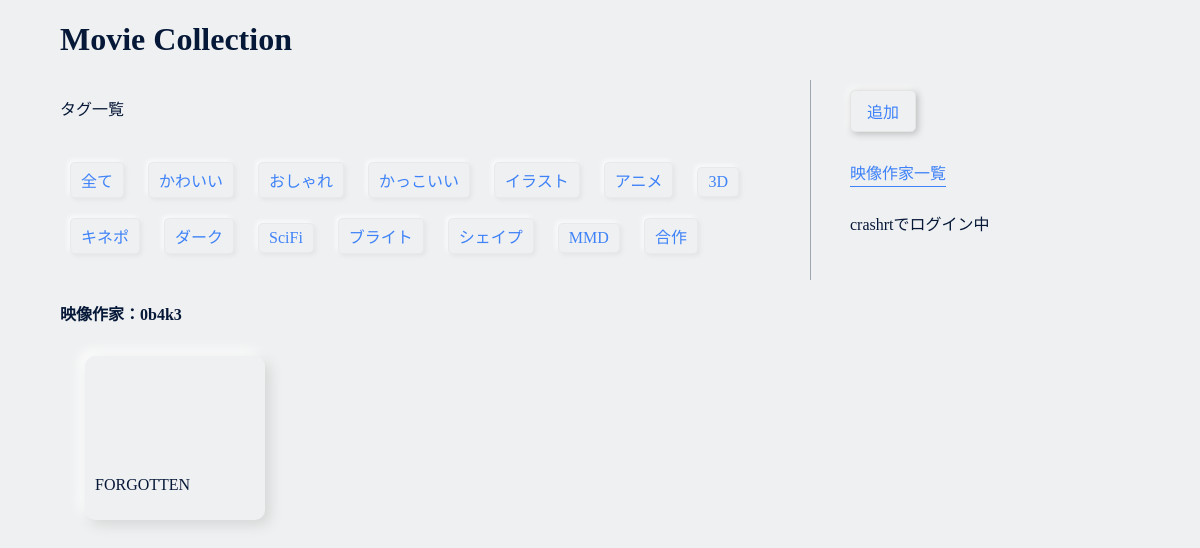
The app's page /list/creator=0b4k3 (signed in) with its own data.
### collection/models.py (models this page shows, shortened)
class collection(models.Model):
    title = models.CharField(max_length=200)
    link = models.TextField(null=True, blank=True)
    creator = models.CharField(max_length=100, null=True, blank=True)
    discription = models.TextField(null=True, blank=True)
    tags = TaggableManager(blank=True)
    add_by = models.CharField(max_length=100)

### collection/views.py (the view)
# urls.py: path('list/creator=<str:creator>', views.creator_works, name='works'),
@login_required
def creator_works(request, creator):
    works = collection.objects.filter(creator__icontains=creator).distinct()
    taglist = Tag.objects.all()
    context = {
        'movie_list':works,
        'taglist':taglist,
        'creator':creator,
    }
    return render(request, 'collection/index.html', context)

### collection/templates/collection/index.html (shortened to what this page needs)
{% extends 'collection/base.html' %}
{% load static %}
{% block header %}
<link rel="stylesheet" href="{% static 'css/list.css' %}" type="text/css">
{% endblock header %}
{% block content %}
<header class="header">
    <h1>Movie Collection</h1>
    {% if taglist %}
    <div class="taglist">
        <p class="taglist">タグ一覧</p>
        <div class="taglistContainer">
            <ul>
                <a class="taglist" href={% url 'index' %}>
                    <li class="taglist">
                        全て
                    </li>
                {% for tag in taglist %}
                <a class="taglist" href={% url 'taglist' tag.name %}>
                    <li class="taglist">
                        {{ tag.name }}
                    </li>
                </a>
                {% endfor %}
            </ul>
        </div>
    </div>
    {% endif %}
    <div class="headerR">
        <div class="button">
            <a href="{% url 'add' %}">
                <button>追加</button>
            </a>
        </div>
        <a href="{% url 'creators' %}">
            <div class="CreatorsLink">
                <p class="CreatorsLink">映像作家一覧</p>
            </div>
        </a>
        {% if user.is_authenticated %}
        <p>{{ user.get_username }}でログイン中</p>
        {% else %}
        <p>ログインしていません</p>
        {% endif %}
    </div>
</header>
{% if creator %}
<h4>映像作家：{{ creator }}</h4>
{% endif %}
{% if movie_list %}
<div class="MovieList">
    {% for movie in movie_list %}
    <a href="{% url 'detail' movie.id %}">
        <div class="MovieCard">
            {{ movie.link|safe }}
            <p>{{ movie.title }}</p>
        </div>
    </a>
    {% endfor %}
</div>
{% else %}
<p>No movies are available.</p>
{% endif %}
{% endblock content %}

### static/css/style.css (style rules this page uses)
body { width: 1080px; background-color: #eff0f1; margin: 0 auto; padding: 0 20px; }
* { color: #061838; }
a { color: #3e82f8; text-decoration: none; }
button { appearance: none; border-radius: 5px; background: #eff0f1; color: #3e82f8; padding: 8px 16px; font-size: 16px; border: #e5e5e6 solid 1px; box-shadow: 2px 2px 7px #b9bbbb, -2px -2px 7px #ffffff; cursor: pointer; }
.button { display: block; margin: 10px 100px 10px auto; }
div.button { margin-bottom: 20px; }
div.CreatorsLink { display: inline-block; padding: 8px 0; font-size: 16px; cursor: pointer; }
p.CreatorsLink { margin: 0; padding-bottom: 2px; border-bottom: solid 1px #3e82f8; color: #3e82f8; }
header { margin-bottom: 20px; }
header::after { content: ""; display: block; clear: both; }
li.taglist { list-style-type: none; display: inline-block; text-align: center; padding: 5px 10px; margin: 10px; font-size: 16px; border-radius: 5px; border: #d7dbdf5b 1px solid; background: #eff0f1; color: #3e82f8; box-shadow: 2px 2px 4px #e3e4e5, -2px -2px 4px #fbfcfd; }
a.taglist { color: #3e82f8; text-decoration: none; }
div.taglist { width: 720px; float: left; border-right: #9ea6b4 solid 1px; padding-right: 30px; }
div.taglistContainer { display: flex; }
div.headerR { width: 240px; float: right; padding-left: 20px; padding-right: 50px; }
ul { padding-left: 0; }

### static/css/list.css (style rules this page uses)
.MovieList { width: 100%; display: flex; flex-wrap: wrap; margin-left: 15px; }
.MovieCard { width: 160px; margin: 10px; padding: 10px; border-radius: 10px; border-radius: 10px; background: #eff0f1; box-shadow: 5px 5px 13px #d5d6d6, -5px -5px 13px #ffffff; }
iframe { width: 160px ; height: 90px ; }

### records on screen
Tag: name "かわいい"
Tag: name "おしゃれ"
Tag: name "かっこいい"
Tag: name "イラスト"
Tag: name "アニメ"
Tag: name "3D"
Tag: name "キネポ"
Tag: name "ダーク"
Tag: name "SciFi"
Tag: name "ブライト"
Tag: name "シェイプ"
Tag: name "MMD"
Tag: name "合作"
collection: title "FORGOTTEN"

### other values on screen
{{ user.get_username }} "crashrt"
{{ creator }} "0b4k3"
